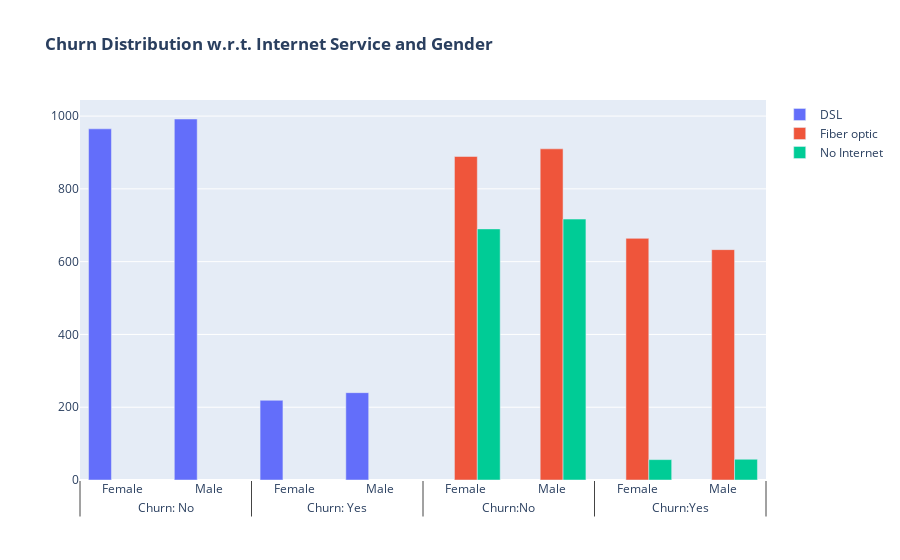

The notebook cell saved with this chart:
### Code cell
import plotly.graph_objects as go
from plotly.subplots import make_subplots

fig = go.Figure()

fig.add_trace(go.Bar(
  x = [['Churn: No', 'Churn: No', 'Churn: Yes', 'Churn: Yes'],
       ["Female", "Male", "Female", "Male"]],
  y = [965, 992, 219, 240],
  name = 'DSL',
))

fig.add_trace(go.Bar(
  x = [['Churn:No', 'Churn:No', 'Churn:Yes', 'Churn:Yes'],
       ["Female", "Male", "Female", "Male"]],
  y = [889, 910, 664, 633],
  name = 'Fiber optic',
))

fig.add_trace(go.Bar(
  x = [['Churn:No', 'Churn:No', 'Churn:Yes', 'Churn:Yes'],
       ["Female", "Male", "Female", "Male"]],
  y = [690, 717, 56, 57],
  name = 'No Internet',
))

fig.update_layout(title_text="<b>Churn Distribution w.r.t. Internet Service and Gender</b>")

fig.show()

### Figure 1 — Plotly figure (JSON) as saved in the notebook; plotly's stock layout.template omitted (floating-point values rounded to 4 significant figures)
{"data": [{"name": "DSL", "type": "bar", "x": [["Churn: No", "Churn: No", "Churn: Yes", "Churn: Yes"], ["Female", "Male", "Female", "Male"]], "y": [965, 992, 219, 240]}, {"name": "Fiber optic", "type": "bar", "x": [["Churn:No", "Churn:No", "Churn:Yes", "Churn:Yes"], ["Female", "Male", "Female", "Male"]], "y": [889, 910, 664, 633]}, {"name": "No Internet", "type": "bar", "x": [["Churn:No", "Churn:No", "Churn:Yes", "Churn:Yes"], ["Female", "Male", "Female", "Male"]], "y": [690, 717, 56, 57]}], "layout": {"title": {"text": "<b>Churn Distribution w.r.t. Internet Service and Gender</b>"}}}
